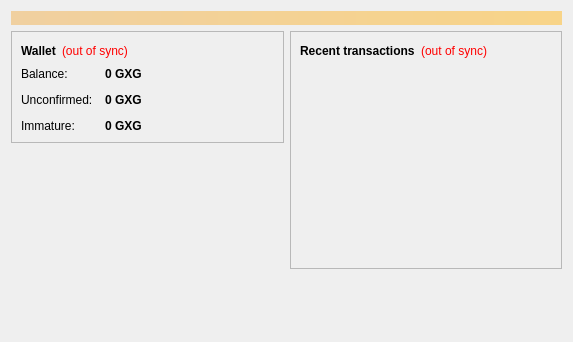
<?xml version="1.0" encoding="UTF-8"?>
<ui version="4.0">
 <class>OverviewPage</class>
 <widget class="QWidget" name="OverviewPage">
  <property name="geometry">
   <rect>
    <x>0</x>
    <y>0</y>
    <width>573</width>
    <height>342</height>
   </rect>
  </property>
  <property name="windowTitle">
   <string>Form</string>
  </property>
  <layout class="QVBoxLayout" name="topLayout">
   <item>
    <widget class="QLabel" name="labelAlerts">
     <property name="visible">
      <bool>false</bool>
     </property>
     <property name="styleSheet">
      <string notr="true">background-color: qlineargradient(x1: 0, y1: 0, x2: 1, y2: 0, stop:0 #F0D0A0, stop:1 #F8D488); color:#000000;</string>
     </property>
     <property name="wordWrap">
      <bool>true</bool>
     </property>
     <property name="margin">
      <number>3</number>
     </property>
    </widget>
   </item>
   <item>
    <layout class="QHBoxLayout" name="horizontalLayout" stretch="1,1">
     <item>
      <layout class="QVBoxLayout" name="verticalLayout_2">
       <item>
        <widget class="QFrame" name="frame">
         <property name="frameShape">
          <enum>QFrame::StyledPanel</enum>
         </property>
         <property name="frameShadow">
          <enum>QFrame::Raised</enum>
         </property>
         <layout class="QVBoxLayout" name="verticalLayout_4">
          <item>
           <layout class="QHBoxLayout" name="horizontalLayout_4">
            <item>
             <widget class="QLabel" name="label_5">
              <property name="font">
               <font>
                <weight>75</weight>
                <bold>true</bold>
               </font>
              </property>
              <property name="text">
               <string>Wallet</string>
              </property>
             </widget>
            </item>
            <item>
             <widget class="QLabel" name="labelWalletStatus">
              <property name="toolTip">
               <string>The displayed information may be out of date. Your wallet automatically synchronizes with the groincoin network after a connection is established, but this process has not completed yet.</string>
              </property>
              <property name="styleSheet">
               <string notr="true">QLabel { color: red; }</string>
              </property>
              <property name="text">
               <string notr="true">(out of sync)</string>
              </property>
              <property name="alignment">
               <set>Qt::AlignLeading|Qt::AlignLeft|Qt::AlignVCenter</set>
              </property>
             </widget>
            </item>
            <item>
             <spacer name="horizontalSpacer_2">
              <property name="orientation">
               <enum>Qt::Horizontal</enum>
              </property>
              <property name="sizeHint" stdset="0">
               <size>
                <width>40</width>
                <height>20</height>
               </size>
              </property>
             </spacer>
            </item>
           </layout>
          </item>
          <item>
           <layout class="QFormLayout" name="formLayout_2">
            <property name="fieldGrowthPolicy">
             <enum>QFormLayout::AllNonFixedFieldsGrow</enum>
            </property>
            <property name="horizontalSpacing">
             <number>12</number>
            </property>
            <property name="verticalSpacing">
             <number>12</number>
            </property>
            <item row="0" column="0">
             <widget class="QLabel" name="label">
              <property name="text">
               <string>Balance:</string>
              </property>
             </widget>
            </item>
            <item row="0" column="1">
             <widget class="QLabel" name="labelBalance">
              <property name="font">
               <font>
                <weight>75</weight>
                <bold>true</bold>
               </font>
              </property>
              <property name="cursor">
               <cursorShape>IBeamCursor</cursorShape>
              </property>
              <property name="toolTip">
               <string>Your current balance</string>
              </property>
              <property name="text">
               <string notr="true">0 GXG</string>
              </property>
              <property name="textInteractionFlags">
               <set>Qt::LinksAccessibleByMouse|Qt::TextSelectableByKeyboard|Qt::TextSelectableByMouse</set>
              </property>
             </widget>
            </item>
            <item row="1" column="0">
             <widget class="QLabel" name="label_3">
              <property name="text">
               <string>Unconfirmed:</string>
              </property>
             </widget>
            </item>
            <item row="1" column="1">
             <widget class="QLabel" name="labelUnconfirmed">
              <property name="font">
               <font>
                <weight>75</weight>
                <bold>true</bold>
               </font>
              </property>
              <property name="cursor">
               <cursorShape>IBeamCursor</cursorShape>
              </property>
              <property name="toolTip">
               <string>Total of transactions that have yet to be confirmed, and do not yet count toward the current balance</string>
              </property>
              <property name="text">
               <string notr="true">0 GXG</string>
              </property>
              <property name="textInteractionFlags">
               <set>Qt::LinksAccessibleByMouse|Qt::TextSelectableByKeyboard|Qt::TextSelectableByMouse</set>
              </property>
             </widget>
            </item>
            <item row="2" column="0">
             <widget class="QLabel" name="labelImmatureText">
              <property name="text">
               <string>Immature:</string>
              </property>
             </widget>
            </item>
            <item row="2" column="1">
             <widget class="QLabel" name="labelImmature">
              <property name="font">
               <font>
                <weight>75</weight>
                <bold>true</bold>
               </font>
              </property>
              <property name="toolTip">
               <string>Mined balance that has not yet matured</string>
              </property>
              <property name="text">
               <string notr="true">0 GXG</string>
              </property>
              <property name="textInteractionFlags">
               <set>Qt::LinksAccessibleByMouse|Qt::TextSelectableByKeyboard|Qt::TextSelectableByMouse</set>
              </property>
             </widget>
            </item>
           </layout>
          </item>
         </layout>
        </widget>
       </item>
       <item>
        <spacer name="verticalSpacer">
         <property name="orientation">
          <enum>Qt::Vertical</enum>
         </property>
         <property name="sizeHint" stdset="0">
          <size>
           <width>20</width>
           <height>40</height>
          </size>
         </property>
        </spacer>
       </item>
      </layout>
     </item>
     <item>
      <layout class="QVBoxLayout" name="verticalLayout_3">
       <item>
        <widget class="QFrame" name="frame_2">
         <property name="frameShape">
          <enum>QFrame::StyledPanel</enum>
         </property>
         <property name="frameShadow">
          <enum>QFrame::Raised</enum>
         </property>
         <layout class="QVBoxLayout" name="verticalLayout">
          <item>
           <layout class="QHBoxLayout" name="horizontalLayout_2">
            <item>
             <widget class="QLabel" name="label_4">
              <property name="text">
               <string>&lt;b&gt;Recent transactions&lt;/b&gt;</string>
              </property>
             </widget>
            </item>
            <item>
             <widget class="QLabel" name="labelTransactionsStatus">
              <property name="toolTip">
               <string>The displayed information may be out of date. Your wallet automatically synchronizes with the groincoin network after a connection is established, but this process has not completed yet.</string>
              </property>
              <property name="styleSheet">
               <string notr="true">QLabel { color: red; }</string>
              </property>
              <property name="text">
               <string notr="true">(out of sync)</string>
              </property>
              <property name="alignment">
               <set>Qt::AlignRight|Qt::AlignTrailing|Qt::AlignVCenter</set>
              </property>
             </widget>
            </item>
            <item>
             <spacer name="horizontalSpacer">
              <property name="orientation">
               <enum>Qt::Horizontal</enum>
              </property>
              <property name="sizeHint" stdset="0">
               <size>
                <width>40</width>
                <height>20</height>
               </size>
              </property>
             </spacer>
            </item>
           </layout>
          </item>
          <item>
           <widget class="QListView" name="listTransactions">
            <property name="styleSheet">
             <string notr="true">QListView { background: transparent; }</string>
            </property>
            <property name="frameShape">
             <enum>QFrame::NoFrame</enum>
            </property>
            <property name="verticalScrollBarPolicy">
             <enum>Qt::ScrollBarAlwaysOff</enum>
            </property>
            <property name="horizontalScrollBarPolicy">
             <enum>Qt::ScrollBarAlwaysOff</enum>
            </property>
            <property name="selectionMode">
             <enum>QAbstractItemView::NoSelection</enum>
            </property>
           </widget>
          </item>
         </layout>
        </widget>
       </item>
       <item>
        <spacer name="verticalSpacer_2">
         <property name="orientation">
          <enum>Qt::Vertical</enum>
         </property>
         <property name="sizeHint" stdset="0">
          <size>
           <width>20</width>
           <height>40</height>
          </size>
         </property>
        </spacer>
       </item>
      </layout>
     </item>
    </layout>
   </item>
  </layout>
 </widget>
 <resources/>
 <connections/>
</ui>
